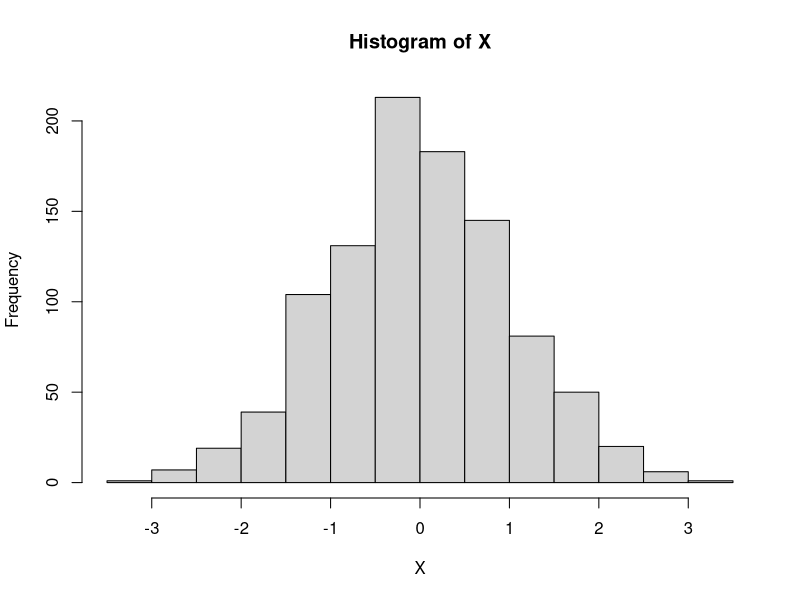
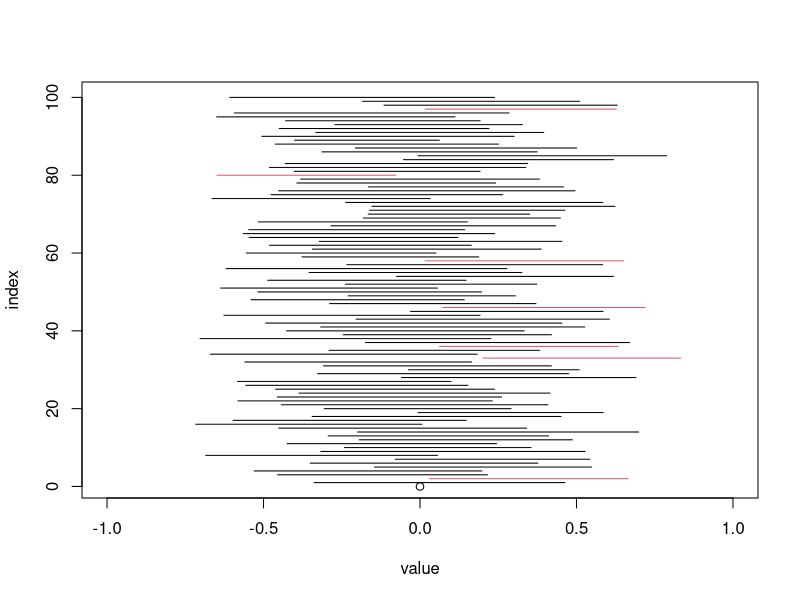
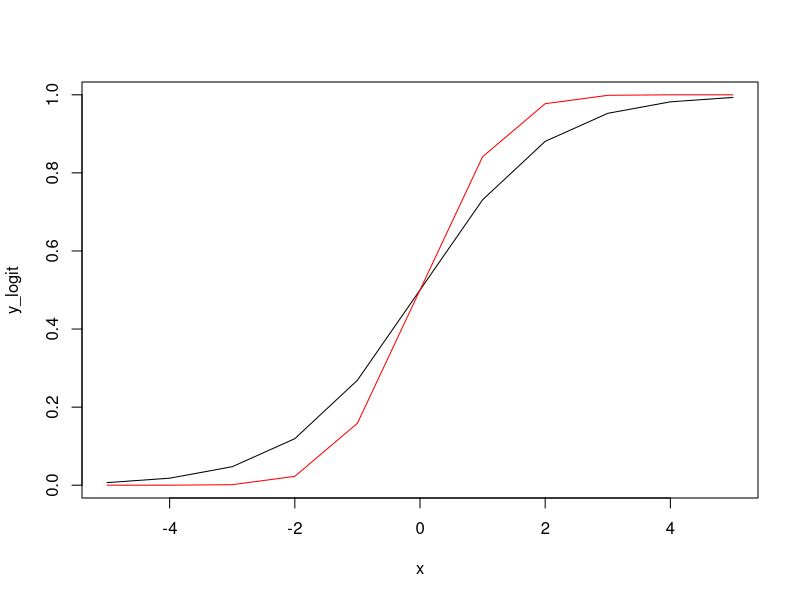
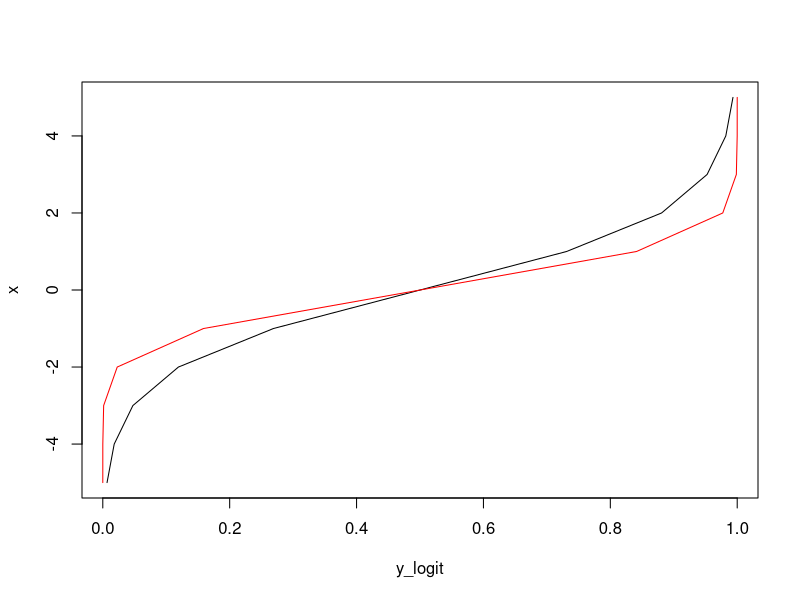
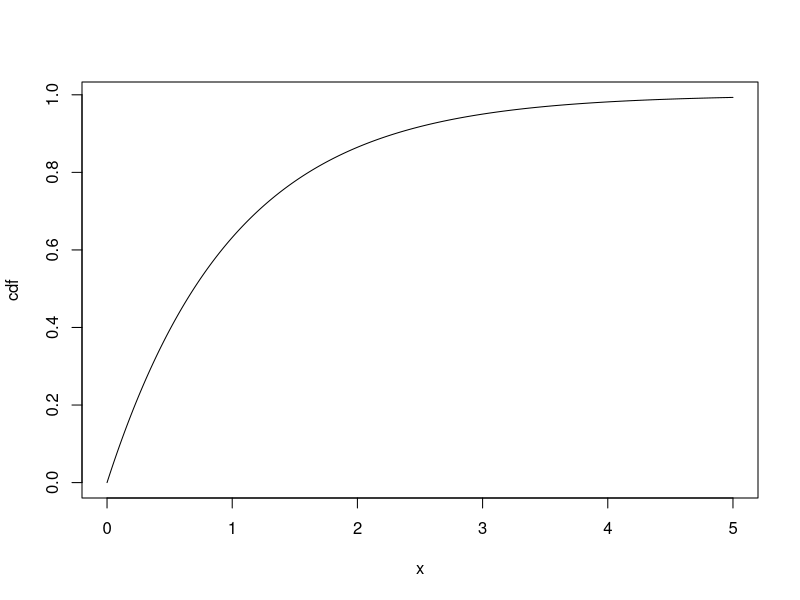
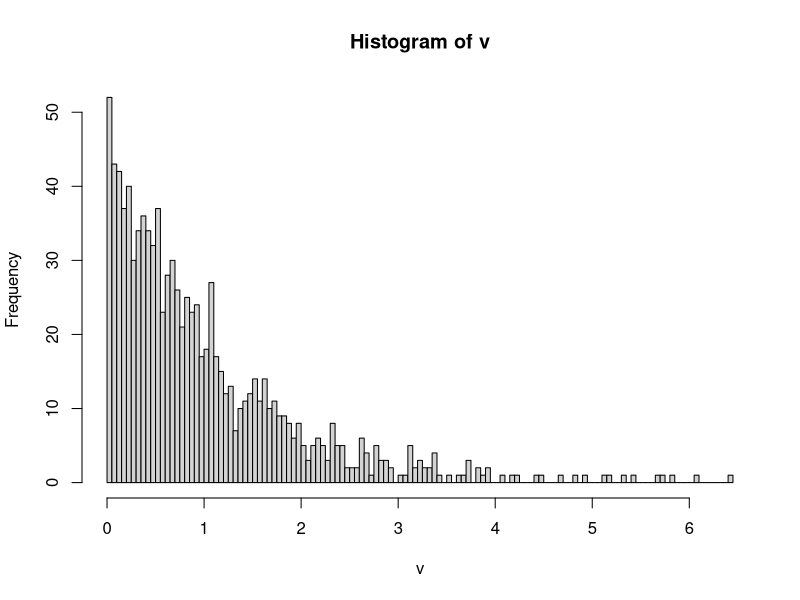
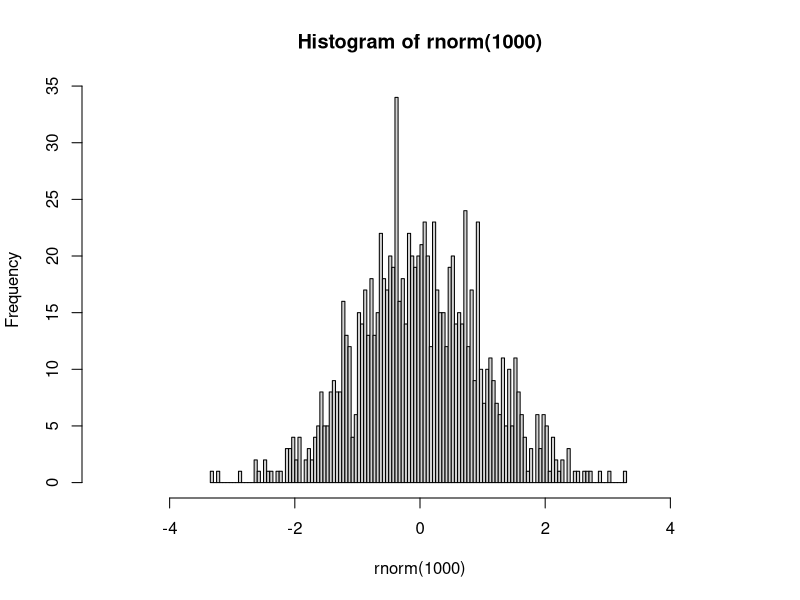
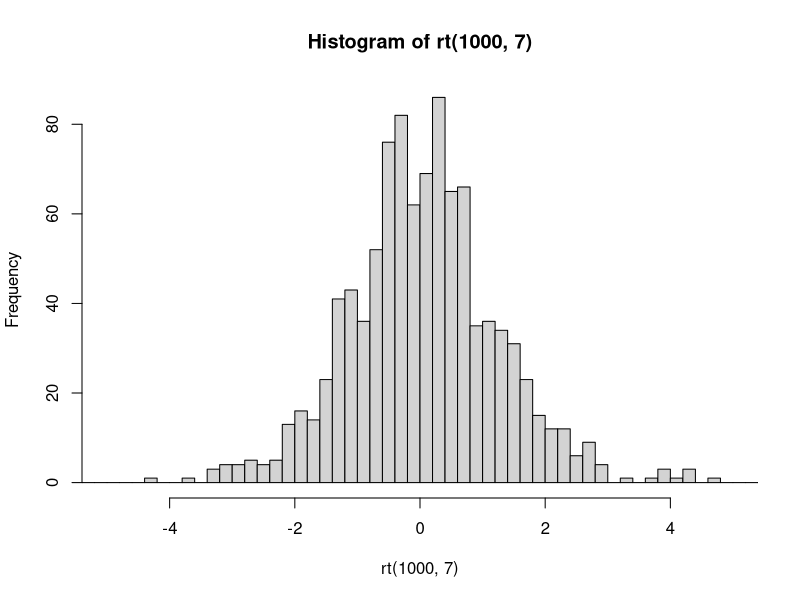

The R script that drew these images, in order: (Note: this script raises an error after producing the figures.)
# Confidence interval illustration
# Confidence interval gives both p-value and effect size
# CLT: sample mean follows normal distribution

X = rnorm(1e3, 0, 1)
hist(X)

N = 30
(Q = qnorm(1 - 0.05/2))

plot(0, 0, xlim = c(-1, 1), ylim = c(1, 100), xlab = "value", ylab = "index")
for(i in 1:100) {
  x = sample(X, N)
  se = sd(x) / sqrt(N)
  interval = c(mean(x) - Q*se, mean(x) + Q*se)
  mycol = ifelse(min(interval) < 0 & max(interval) > 0, 1, 2)
  lines(interval, c(i, i), col = mycol)
}

# Example 1.4

Pp = 0.5 * 0.5^3 
Py = 0.5 * 0.5^3 + 0.5 * 1

Pp = 0.2 * 1
Py = 0.2 * 1 + 0.8 * 0 

Pp = 3.12e-7 * 0.975
Py = 3.12e-7 * 0.975 + 7.6e-5 * 0.00193 + 6.05e-6 * 0.000143
Pp / Py

x = seq(-5, 5)
y_logit <- exp(x) / (1 + exp(x))
y_probit <- pnorm(x)

cor(y_logit, y_probit)

plot(x, y_logit, type = "l")
lines(x, y_probit, col = "red")

plot(y_logit, x, type = "l")
lines(y_probit, x, col = "red")

# Inverse transform sampling 
# in essence, partition areas under the curve, use cdf to find the maximal x

x = seq(0, 5, by = 0.01)
cdf = 1 - exp(-x) # Exponential distribution
plot(x, cdf, type = "l")

v = sapply(1:1e3, function(x) {
  u = runif(1)
  -log(1 - u)
})

hist(v, n = 100)
hist(rnorm(1e3), n = 100, xlim = c(-5, 5))
hist(rt(1e3, 7), n = 100, xlim = c(-5, 5))

# Andrew's World Cup example

# Binomial distribution
# Probablity density function vs probability distribution function

dbinom(x = 1:30, size = 100, prob = 0.3)
sum(dbinom(x = 1:30, size = 100, prob = 0.3))
plot(1:100, dbinom(x = 1:100, size = 100, prob = 0.3), type = "b")

pbinom(q = 30, size = 100, prob = 0.3)
hist(rbinom(1e3, 1e3, 0.3))

library(gtools)
combinations(10, 2)
permutations(10, 2)

dbinom(2, 10, prob = 0.3)
nrow(combinations(10, 2)) * 0.3^2 * 0.7^8

# Beta distribution
seq = seq(0, 1, by = 1e-2)
plot(seq, dbeta(x = seq, shape1 = 5, shape2 = 1), type = "b")
plot(seq, dbeta(x = seq, shape1 = 10, shape2 = 2), type = "b")
plot(seq, dbeta(x = seq, shape1 = 438, shape2 = 544), type = "b")
plot(seq, dnorm(x = seq, mean = 0.446, sd = 0.016), type = "b")

# Jeffery's invariance argument
# f = 1 / p / (1-p)
# q = h(p) = p^2
# f(q) =  1 / p^2 / (1 - p^2)

# dp / dq = 0.5*q + 1
# 1 / p^0.5 / (1-p^0.5)

# Logistic transformation
x = seq(0, 1, 0.01)
y = log(x / (1-x))
plot(x, y)

# sampling with grid
x = c(-0.86, -0.30, -0.05, 0.73)
n = c(5, 5, 5, 5)
y = c(0, 1, 3, 5)

log_post <- function (a,b,y,n,x) {
  loglik = sum (dbinom (y, n, invlogit(a+b*x), log=TRUE))
  return(exp(loglik))
}

a0 = seq(-5, 10, 0.1)
b0 = seq(-10, 40, 0.1)
grid.points <- expand.grid(a0, b0)

post.ord <- apply(grid.points, 1, function(t) log_post(a = t[1], b = t[2], y = y, n = n, x = x))

sample.indices <- sample(1:nrow(grid.points), size = 10000, replace = T, prob = post.ord)
sim.posterior <- grid.points[sample.indices, ]
hist(sim.posterior[, 1])
hist(sim.posterior[, 2])

# contour plot is non-trivial
contour(x = grid.points[, 1], y = grid.points[, 2], z = post.ord)

triangle.prior <- function(x) {
  if (x >= 0 && x < 0.25)
    8 * x
  else if (x >= 0.25 && x <= 1)
    8/3 - 8 * x/3
  else 0
}

posterior.function <- function(theta, n, y) {
  (theta^y) * (1 - theta)^(n - y) * triangle.prior(theta)
}

x = seq(-1, 2, 0.01)
y = sapply(x, triangle.prior)
plot(x, y)

m <- 100
grid.points <- seq(from = 0, to = 1, length.out = m)

unnormal.post.ord <- posterior.function(theta = grid.points, n = 500, y = 285)

k <- 1/m
normal.constant <- sum(k * unnormal.post.ord)
post.ord <- unnormal.post.ord/normal.constant
plot(grid.points, post.ord, type = "l", col = "red")

set.seed(12345)
posterior.triangle.1 <- sample(grid.points, size = 10000, replace = T, prob = post.ord)
hist(posterior.triangle.1, xlim = c(0, 1))

poisson.posterior <- function(theta, y, x, prior.mean.a, prior.var.a, prior.mean.b, prior.var.b) {
  a <- theta[1]
  b <- theta[2]
  lambda <- exp(a + b * x)
  log.like <- sum(dpois(y, lambda = lambda, log = T))
  log.prior.a <- dnorm(a, mean = prior.mean.a, sd = sqrt(prior.var.a), log = T)
  log.prior.b <- dnorm(b, mean = prior.mean.b, sd = sqrt(prior.var.b), log = T)
  log.post <- log.like + log.prior.a + log.prior.b
  return(exp(log.post))
}

y.vec <- sanction$num
x.vec <- sanction$coop
mu.a <- mu.b <- 0
sigma2.a <- sigma2.b <- 20
mle <- glm(num ~ coop, data = sanction, family = poisson)$coef
mle.se <- summary(glm(num ~ coop, data = sanction, family = poisson))$coef[, 2]

grid.a <- seq(from = mle[1] - 5 * mle.se[1], to = mle[1] + 5 * mle.se[1], length.out = 200)
grid.b <- seq(from = mle[2] - 5 * mle.se[2], to = mle[2] + 5 * mle.se[2], length.out = 200)
grid.points <- expand.grid(grid.a, grid.b)

post.ord <- apply(grid.points, MARGIN = 1, FUN = poisson.posterior,
                  y = y.vec, x = x.vec, prior.mean.a = mu.a, prior.var.a = sigma2.a,
                  prior.mean.b = mu.b, prior.var.b = sigma2.b)

sample.indices <- sample(1:nrow(grid.points), size = 10000, replace = T, prob = post.ord)
sim.posterior <- grid.points[sample.indices, ]
